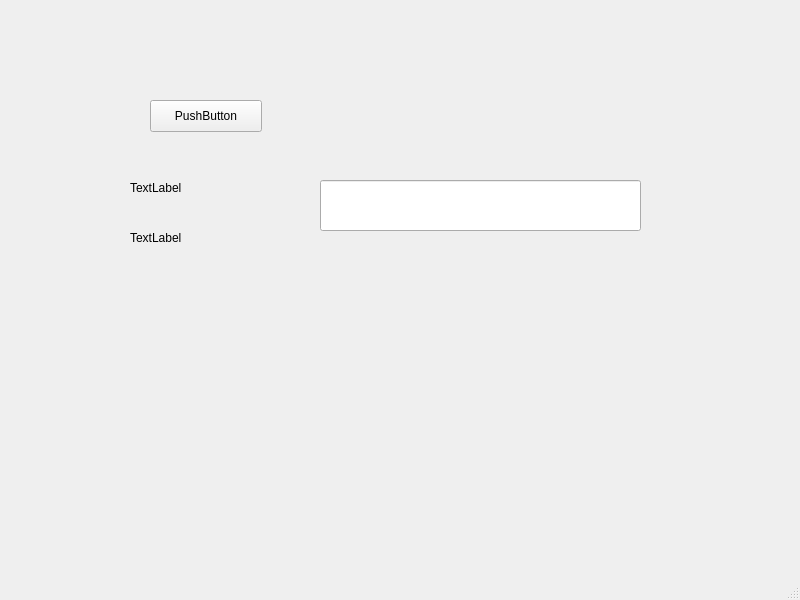
<?xml version="1.0" encoding="UTF-8"?>
<ui version="4.0">
 <class>MainWindow</class>
 <widget class="QMainWindow" name="MainWindow">
  <property name="geometry">
   <rect>
    <x>0</x>
    <y>0</y>
    <width>800</width>
    <height>600</height>
   </rect>
  </property>
  <property name="windowTitle">
   <string>MainWindow</string>
  </property>
  <widget class="QWidget" name="centralwidget">
   <widget class="QPushButton" name="pushButton">
    <property name="geometry">
     <rect>
      <x>150</x>
      <y>100</y>
      <width>112</width>
      <height>32</height>
     </rect>
    </property>
    <property name="text">
     <string>PushButton</string>
    </property>
   </widget>
   <widget class="QLabel" name="label">
    <property name="geometry">
     <rect>
      <x>130</x>
      <y>180</y>
      <width>58</width>
      <height>16</height>
     </rect>
    </property>
    <property name="text">
     <string>TextLabel</string>
    </property>
   </widget>
   <widget class="QLabel" name="label_2">
    <property name="geometry">
     <rect>
      <x>130</x>
      <y>230</y>
      <width>58</width>
      <height>16</height>
     </rect>
    </property>
    <property name="text">
     <string>TextLabel</string>
    </property>
   </widget>
   <widget class="QLineEdit" name="lineEdit">
    <property name="geometry">
     <rect>
      <x>320</x>
      <y>180</y>
      <width>321</width>
      <height>51</height>
     </rect>
    </property>
   </widget>
  </widget>
  <widget class="QMenuBar" name="menubar">
   <property name="geometry">
    <rect>
     <x>0</x>
     <y>0</y>
     <width>800</width>
     <height>22</height>
    </rect>
   </property>
  </widget>
  <widget class="QStatusBar" name="statusbar"/>
 </widget>
 <resources/>
 <connections/>
</ui>
